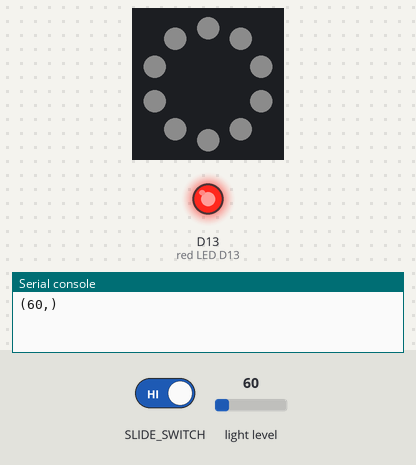
Bench run of a program on a simulated Circuit Playground running CircuitPython. On the bench: the board's ring of 10 RGB LEDs (number 0 left of the top, counting anticlockwise), output pins drawn as LEDs (lit = HIGH), the last lines printed to the serial console. The test bench sets the inputs (shaded band); at power-on: light level 60. Dim RGB values are drawn brighter than linear.

Above: at 0.1 s.
1.3 s: slide switch moved to the right
At 2.8 s:
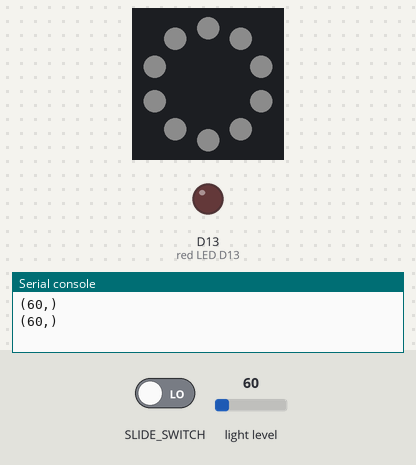
At 3.8 s:
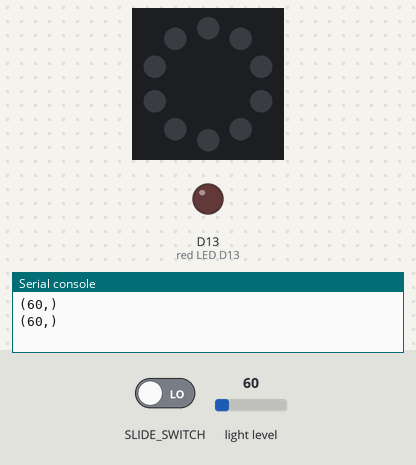
7.3 s: slide switch moved to the left
At 9.8 s:
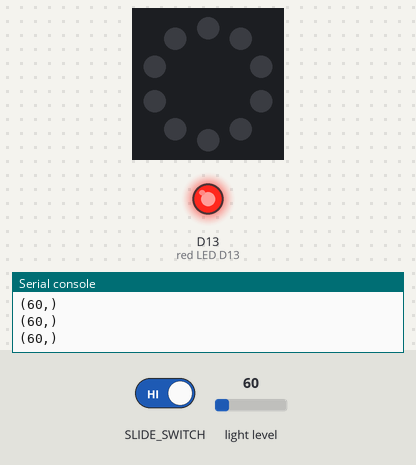
Timing chart, 0 to 11.3 s (numbered marks = the images above; inputs shaded):
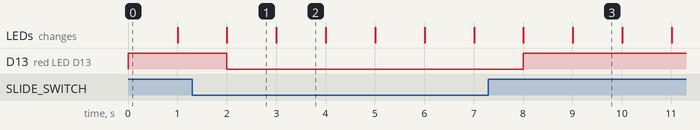

The program:

Nightlight_starter.py
```python
import time
from adafruit_circuitplayground import cp

def setup():
    # assign all of the pixels to the variable led
    led = cp.pixels
    return led

def switch_red():
    if cp.switch: # checks to see if the switch is on
        cp.red_led = True # Turns the red LED on next to micro-USB plug
    else:
        cp.red_led = False # Turns the red LED off next to micro-USB plug

def main():
    led = setup()
    # Set the pixel brightness on a scale from 0 to 1.
    led.brightness = 0.05

    while True: #repeats until the Bluefruit is unplugged
        # display the level of light detected
        print((cp.light,))
        # turn on the red LED next to the micro-USB plug, depending on position of switch
        switch_red()

        # Add/modify the code necessary to turn the NeoPixels on if the light level gets below a certain level and off when the light level gets above or a certain level.
        # To choose the color of the NeoPixel lights using the switch, use some of the code from the switch_red function

        led.fill((255, 255, 255)) # turns all NeoPixels on with specified RGB values

        time.sleep(1)

        led.fill(0) # turns all NeoPixels off

        time.sleep(1)

main()
```

Measured:
- after the input at 1.3 s, D13 (red LED D13): HIGH → LOW after 0.70 s
- after the input at 7.3 s, D13 (red LED D13): LOW → HIGH after 0.71 s
- what the display in image 1 shows lasts 1.0 s, from 2.0 s to 3.0 s
